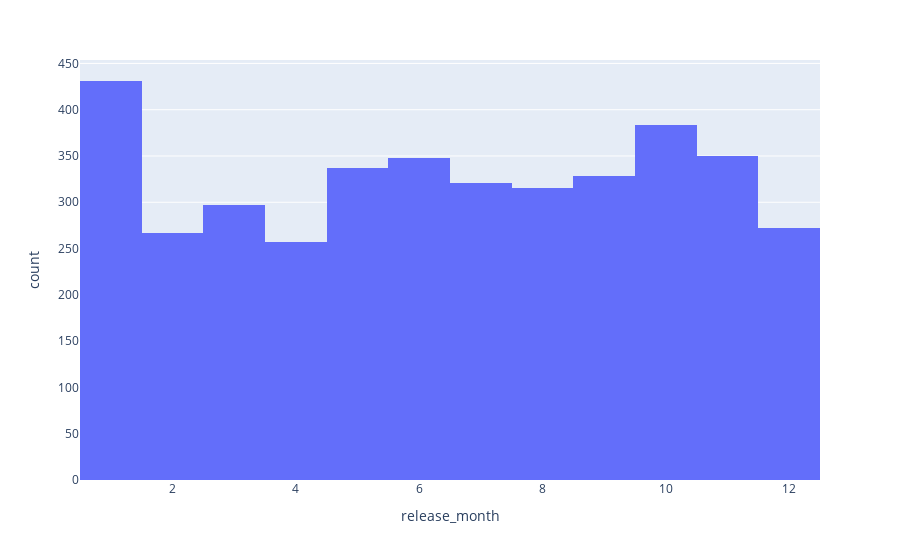

Notebook code cell kept with this figure:
### Code cell
px.histogram(df[df['release_year'] != 2024], x='release_month', title='')

### Figure 1 — Plotly figure (JSON) as saved in the notebook; plotly's stock layout.template omitted (floating-point values rounded to 4 significant figures; data arrays with more than 128 entries replaced by an {"elided": "..."} marker saying what was removed)
{"data": [{"alignmentgroup": "True", "bingroup": "x", "hovertemplate": "release_month=%{x}<br>count=%{y}<extra></extra>", "legendgroup": "", "marker": {"color": "#636efa", "pattern": {"shape": ""}}, "name": "", "offsetgroup": "", "orientation": "v", "showlegend": false, "type": "histogram", "x": {"elided": "3907 int values"}, "xaxis": "x", "yaxis": "y"}], "layout": {"barmode": "relative", "legend": {"tracegroupgap": 0}, "margin": {"t": 60}, "xaxis": {"anchor": "y", "domain": [0, 1], "title": {"text": "release_month"}}, "yaxis": {"anchor": "x", "domain": [0, 1], "title": {"text": "count"}}}}
